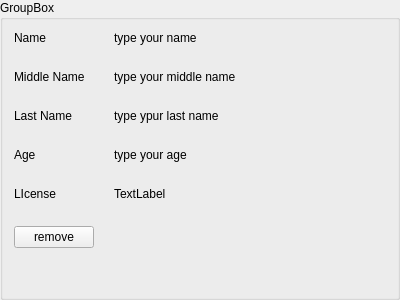
<?xml version="1.0" encoding="UTF-8"?>
<ui version="4.0">
 <class>informationClass</class>
 <widget class="QGroupBox" name="informationClass">
  <property name="geometry">
   <rect>
    <x>0</x>
    <y>0</y>
    <width>400</width>
    <height>300</height>
   </rect>
  </property>
  <property name="windowTitle">
   <string>GroupBox</string>
  </property>
  <property name="title">
   <string>GroupBox</string>
  </property>
  <layout class="QFormLayout" name="formLayout">
   <property name="horizontalSpacing">
    <number>20</number>
   </property>
   <property name="verticalSpacing">
    <number>25</number>
   </property>
   <item row="0" column="0">
    <widget class="QLabel" name="label">
     <property name="text">
      <string>Name</string>
     </property>
    </widget>
   </item>
   <item row="0" column="1">
    <widget class="QLabel" name="nameLable">
     <property name="text">
      <string>type your name</string>
     </property>
    </widget>
   </item>
   <item row="1" column="0">
    <widget class="QLabel" name="label_2">
     <property name="text">
      <string>Middle Name</string>
     </property>
    </widget>
   </item>
   <item row="1" column="1">
    <widget class="QLabel" name="middleLable">
     <property name="text">
      <string>type your middle name</string>
     </property>
    </widget>
   </item>
   <item row="2" column="0">
    <widget class="QLabel" name="label_3">
     <property name="text">
      <string>Last Name</string>
     </property>
    </widget>
   </item>
   <item row="2" column="1">
    <widget class="QLabel" name="lastLabel">
     <property name="text">
      <string>type ypur last name</string>
     </property>
    </widget>
   </item>
   <item row="3" column="0">
    <widget class="QLabel" name="label_4">
     <property name="text">
      <string>Age</string>
     </property>
    </widget>
   </item>
   <item row="3" column="1">
    <widget class="QLabel" name="ageLable">
     <property name="text">
      <string>type your age</string>
     </property>
    </widget>
   </item>
   <item row="4" column="0">
    <widget class="QLabel" name="label_5">
     <property name="text">
      <string>LIcense</string>
     </property>
    </widget>
   </item>
   <item row="4" column="1">
    <widget class="QLabel" name="licenseLabel">
     <property name="text">
      <string>TextLabel</string>
     </property>
    </widget>
   </item>
   <item row="5" column="0">
    <widget class="QPushButton" name="removeButton">
     <property name="text">
      <string>remove</string>
     </property>
    </widget>
   </item>
  </layout>
 </widget>
 <resources/>
 <connections/>
</ui>
